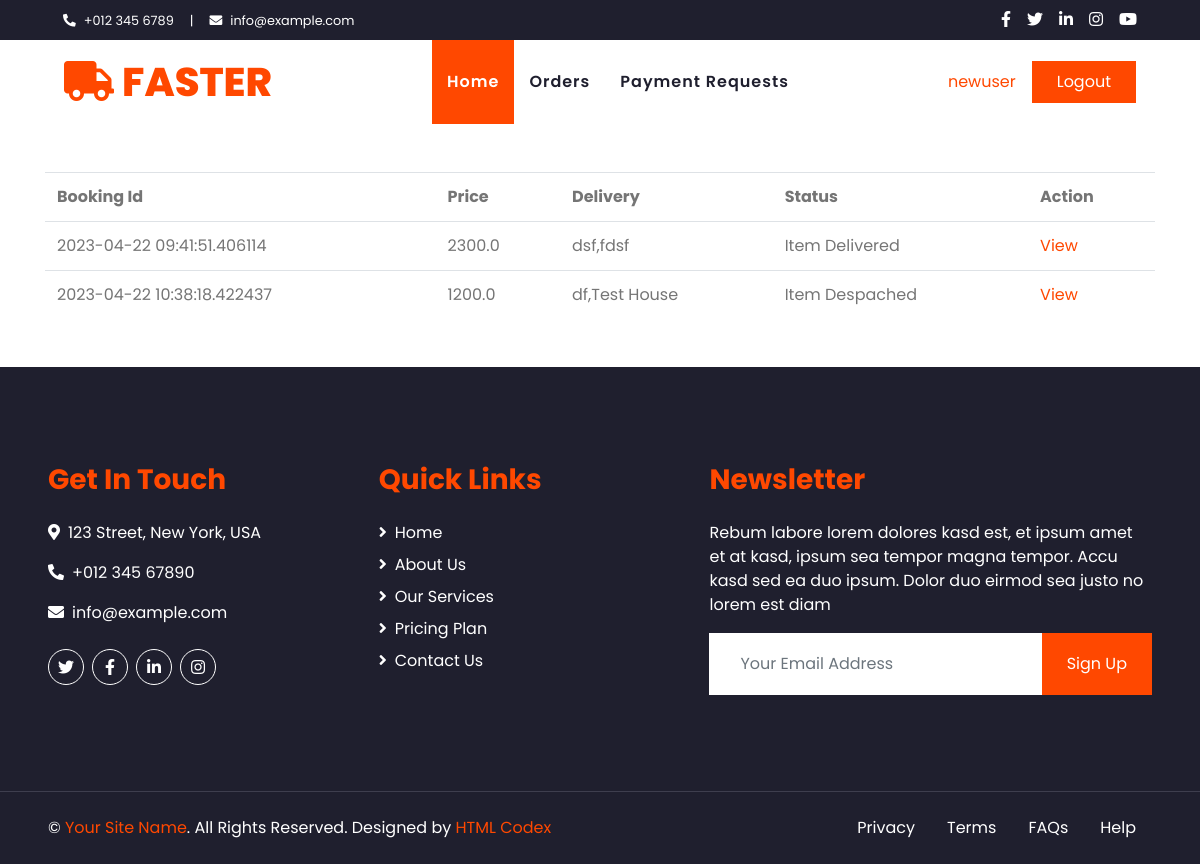
/Myorders (signed in), run on the app's committed database.
### Home/models.py (models this page shows)
class GoodBooking(models.Model):
    name = models.CharField(max_length=20)
    user = models.ForeignKey(User,on_delete=models.CASCADE)
    delivery_person_name = models.CharField(max_length=255)
    d_House = models.CharField(max_length=255)
    d_City = models.CharField(max_length=20)
    d_state = models.CharField(max_length=20)
    d_country = models.CharField(max_length=20)
    d_phone = models.CharField(max_length=20)
    d_email = models.CharField(max_length=20)
    from_address = models.CharField(max_length=255)
    weight = models.FloatField(null = True)
    book_date = models.DateField(auto_now_add=True)
    pickup_date = models.DateField(auto_now_add=False,null=True)
    deliverd_date = models.DateField(auto_now_add=False,null=True)
    status = models.CharField(max_length=20)
    status_2 = models.CharField(max_length=20,null=True)
    status_3 = models.CharField(max_length=20,null=True)
    trackid = models.CharField(max_length=20,null=True)
    complation_status = models.BooleanField(default=False)
    itemtype = models.CharField(max_length=255)
    order_taken = models.BooleanField(default=False)
    staff_person = models.IntegerField(null=True)
    company = models.IntegerField(null=True)
    total_amount = models.FloatField(null=True)

### Home/views.py (the view)
# urls.py: path('Myorders',views.Myorders,name="Myorders"),
@login_required(login_url='SignIn')
def Myorders(request):
    booking = GoodBooking.objects.filter(user = request.user)
    context = {
        "booking":booking
    }
    return render(request,'myorders.html',context)

### templates/myorders.html
{% extends "index.html" %}
{% block content %}
<div class="container mt-5">
<table class="table">
<tr>
    <th>Booking Id</th>
    <th>Price</th>
    <th>Delivery</th>
    <th>Status</th>
    <th>Action</th>
</tr>
{% for i in booking %}
<tr>
    <td>{{i.trackid}}</td>
    <td>{{i.total_amount}}</td>
    <td>{{i.delivery_person_name}},{{i.d_House}}</td>
    <td>{{i.status}}</td>
    <td><a href="{%url 'Ordersignle' i.id%}">View</a></td>
</tr>
{% endfor %}
    </table>
</div>
{% endblock %}

### templates/index.html (shortened to what this page needs)
{% load static %}
<!DOCTYPE html>
<html lang="en">
<head>
    <link href="https://cdnjs.cloudflare.com/ajax/libs/font-awesome/5.10.0/css/all.min.css" rel="stylesheet">
    <link href="{%static 'lib/owlcarousel/assets/owl.carousel.min.css' %}" rel="stylesheet">
    <link href="{%static 'css/style.css' %}" rel="stylesheet">
</head>
<body>
    <div class="container-fluid bg-dark">
        <div class="row py-2 px-lg-5">
            <div class="col-lg-6 text-center text-lg-left mb-2 mb-lg-0">
                <div class="d-inline-flex align-items-center text-white">
                    <small><i class="fa fa-phone-alt mr-2"></i>+012 345 6789</small>
                    <small class="px-3">|</small>
                    <small><i class="fa fa-envelope mr-2"></i>info@example.com</small>
                </div>
            </div>
            <div class="col-lg-6 text-center text-lg-right">
                <div class="d-inline-flex align-items-center">
                    <a class="text-white px-2" href="">
                        <i class="fab fa-facebook-f"></i>
                    </a>
                    <a class="text-white px-2" href="">
                        <i class="fab fa-twitter"></i>
                    </a>
                    <a class="text-white px-2" href="">
                        <i class="fab fa-linkedin-in"></i>
                    </a>
                    <a class="text-white px-2" href="">
                        <i class="fab fa-instagram"></i>
                    </a>
                    <a class="text-white pl-2" href="">
                        <i class="fab fa-youtube"></i>
                    </a>
                </div>
            </div>
        </div>
    </div>
    <div class="container-fluid p-0">
        <nav class="navbar navbar-expand-lg bg-light navbar-light py-3 py-lg-0 px-lg-5">
            <a href="index.html" class="navbar-brand ml-lg-3">
                <h1 class="m-0 display-5 text-uppercase text-primary"><i class="fa fa-truck mr-2"></i>Faster</h1>
            </a>
            <div class="collapse navbar-collapse justify-content-between px-lg-3" id="navbarCollapse">
                <div class="navbar-nav m-auto py-0">
                    <a href="{%url 'Index' %}" class="nav-item nav-link active">Home</a>
                    <a href="{%url 'Myorders' %}" class="nav-item nav-link">Orders</a>
                    <a href="{%url 'paymentreq' %}" class="nav-item nav-link">Payment Requests</a>
                </div>
                {% if request.user.is_authenticated %}
                <a href="" class="nav-item nav-link">{{request.user}}</a>
                <a href="{%url 'SignOut' %}" class="btn btn-primary py-2 px-4 d-none d-lg-block">Logout</a>
                    {% else %}
                <a href="{%url 'SignIn' %}" class="btn btn-primary py-2 px-4 d-none d-lg-block">Login</a>
                {% endif %}
            </div>
        </nav>
    </div>
    {% block content %}{% endblock %}
    <div class="container-fluid bg-dark text-white mt-5 py-5 px-sm-3 px-md-5">
        <div class="row pt-5">
            <div class="col-lg-7 col-md-6">
                <div class="row">
                    <div class="col-md-6 mb-5">
                        <h3 class="text-primary mb-4">Get In Touch</h3>
                        <p><i class="fa fa-map-marker-alt mr-2"></i>123 Street, New York, USA</p>
                        <p><i class="fa fa-phone-alt mr-2"></i>+012 345 67890</p>
                        <p><i class="fa fa-envelope mr-2"></i>info@example.com</p>
                        <div class="d-flex justify-content-start mt-4">
                            <a class="btn btn-outline-light btn-social mr-2" href="#"><i class="fab fa-twitter"></i></a>
                            <a class="btn btn-outline-light btn-social mr-2" href="#"><i class="fab fa-facebook-f"></i></a>
                            <a class="btn btn-outline-light btn-social mr-2" href="#"><i class="fab fa-linkedin-in"></i></a>
                            <a class="btn btn-outline-light btn-social" href="#"><i class="fab fa-instagram"></i></a>
                        </div>
                    </div>
                    <div class="col-md-6 mb-5">
                        <h3 class="text-primary mb-4">Quick Links</h3>
                        <div class="d-flex flex-column justify-content-start">
                            <a class="text-white mb-2" href="#"><i class="fa fa-angle-right mr-2"></i>Home</a>
                            <a class="text-white mb-2" href="#"><i class="fa fa-angle-right mr-2"></i>About Us</a>
                            <a class="text-white mb-2" href="#"><i class="fa fa-angle-right mr-2"></i>Our Services</a>
                            <a class="text-white mb-2" href="#"><i class="fa fa-angle-right mr-2"></i>Pricing Plan</a>
                            <a class="text-white" href="#"><i class="fa fa-angle-right mr-2"></i>Contact Us</a>
                        </div>
                    </div>
                </div>
            </div>
            <div class="col-lg-5 col-md-6 mb-5">
                <h3 class="text-primary mb-4">Newsletter</h3>
                <p>Rebum labore lorem dolores kasd est, et ipsum amet et at kasd, ipsum sea tempor magna tempor. Accu kasd sed ea duo ipsum. Dolor duo eirmod sea justo no lorem est diam</p>
                <div class="w-100">
                    <div class="input-group">
                        <input type="text" class="form-control border-light" style="padding: 30px;" placeholder="Your Email Address">
                        <div class="input-group-append">
                            <button class="btn btn-primary px-4">Sign Up</button>
                        </div>
                    </div>
                </div>
            </div>
        </div>
    </div>
    <div class="container-fluid bg-dark text-white border-top py-4 px-sm-3 px-md-5" style="border-color: #3E3E4E !important;">
        <div class="row">
            <div class="col-lg-6 text-center text-md-left mb-3 mb-md-0">
                <p class="m-0 text-white">&copy; <a href="#">Your Site Name</a>. All Rights Reserved.
				Designed by <a href="https://htmlcodex.com">HTML Codex</a>
                </p>
            </div>
            <div class="col-lg-6 text-center text-md-right">
                <ul class="nav d-inline-flex">
                    <li class="nav-item">
                        <a class="nav-link text-white py-0" href="#">Privacy</a>
                    </li>
                    <li class="nav-item">
                        <a class="nav-link text-white py-0" href="#">Terms</a>
                    </li>
                    <li class="nav-item">
                        <a class="nav-link text-white py-0" href="#">FAQs</a>
                    </li>
                    <li class="nav-item">
                        <a class="nav-link text-white py-0" href="#">Help</a>
                    </li>
                </ul>
            </div>
        </div>
    </div>
</body>
</html>

### data on the page
GoodBooking: trackid "2023-04-22 09:41:51.406114", total_amount "2300.0", delivery_person_name "dsf", d_House "fdsf", status "Item Delivered"
GoodBooking: trackid "2023-04-22 10:38:18.422437", total_amount "1200.0", delivery_person_name "df", d_House "Test House", status "Item Despached"

### other printed values
{{ request.user }} "newuser"
